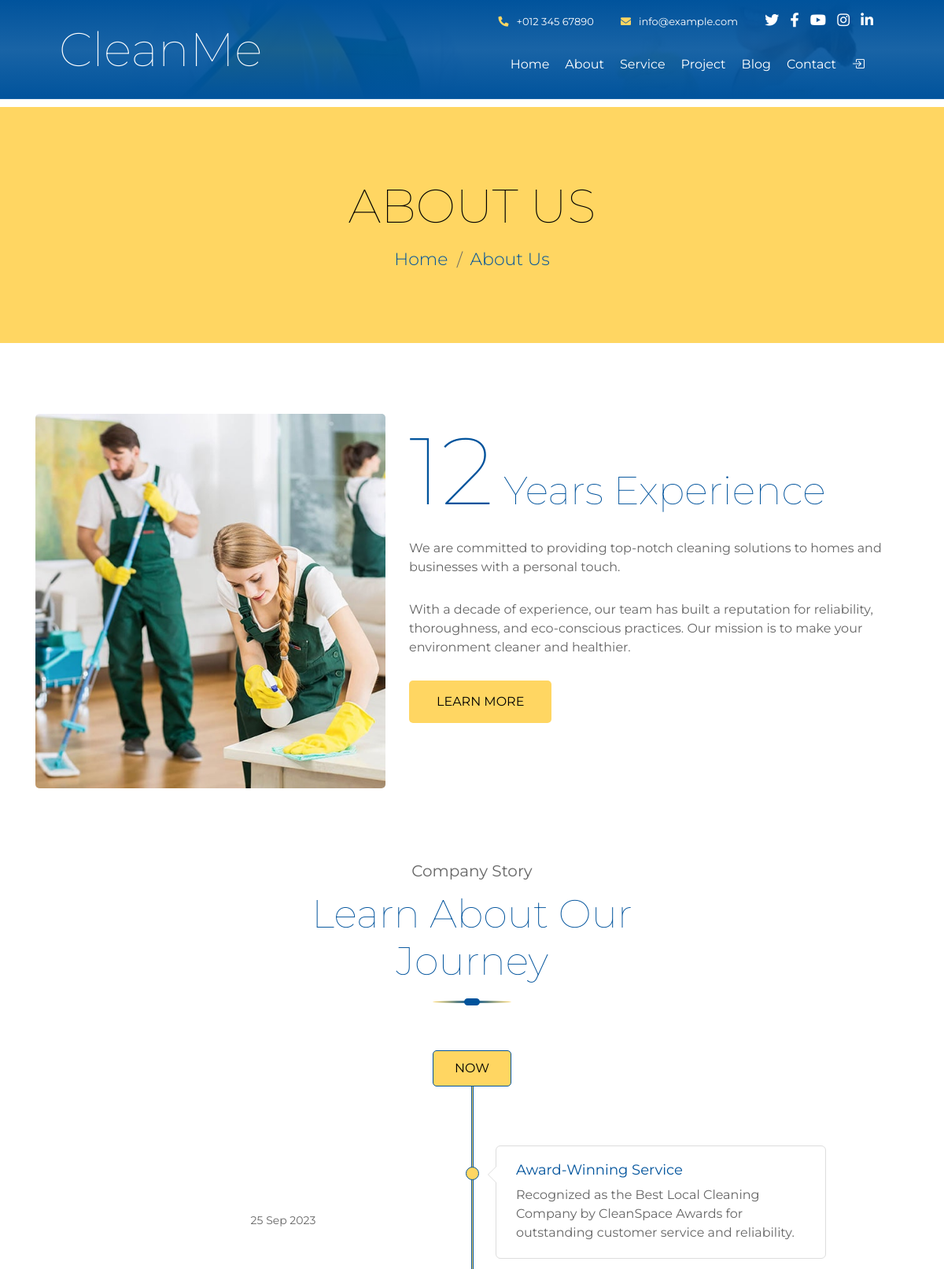
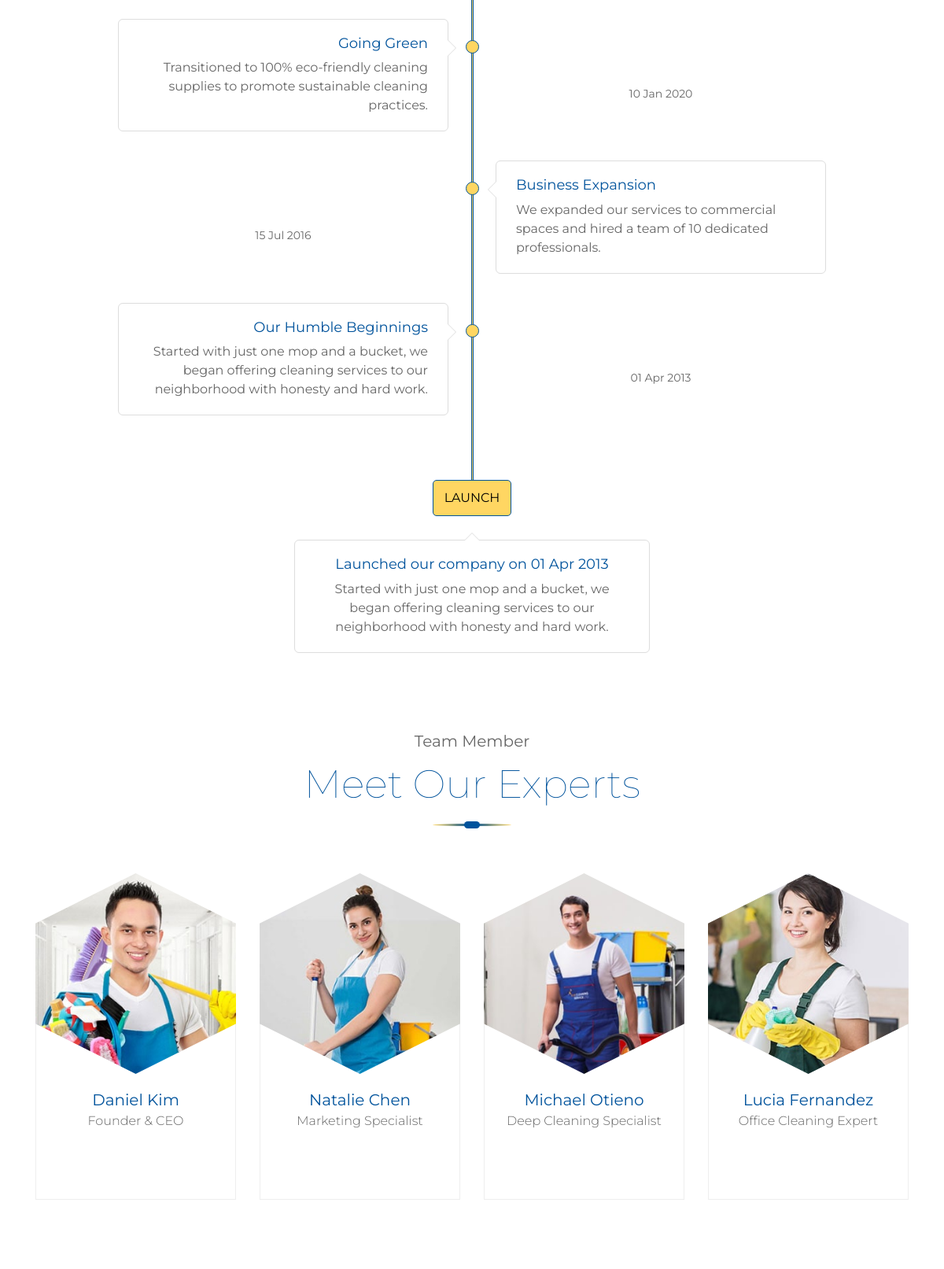
The page /about/ (upper part) on the database its author committed (2 pictures, top to bottom).
### core/models.py (models this page shows)
class About(models.Model):
    experience_years = models.PositiveIntegerField(default=0)
    title = models.CharField(max_length=255)
    description = models.TextField()
    more_info = models.TextField()
    image = models.ImageField(upload_to='about/')
    why_choose_us = models.TextField(blank=True, null=True)

class Story(models.Model):
    date = models.DateField()
    title = models.CharField(max_length=255)
    description = models.TextField()

class TeamMember(models.Model):
    name = models.CharField(max_length=100)
    role = models.CharField(max_length=100)
    image = models.ImageField(upload_to='team/')
    twitter = models.URLField(blank=True)
    facebook = models.URLField(blank=True)
    linkedin = models.URLField(blank=True)
    instagram = models.URLField(blank=True)

### core/views.py (the view)
# urls.py: path('about/', views.about, name='about'),
def about(request):
    about = About.objects.first()
    stories = list(Story.objects.all().order_by('-date'))
    team = TeamMember.objects.all()
    return render(request, 'core/about.html', {
        'about': about,
        'stories': stories,
        'team': team
    })

### core/templates/core/about.html (shortened to what this page needs)
{% extends "base.html" %}
{% load static %}
{% block content %}
<div class="page-header">
    <div class="container">
        <div class="col-12"><h2>About Us</h2></div>
        <div class="col-12"><a href="{% url 'home' %}">Home</a> <a href="">About Us</a></div>
    </div>
</div>
<div class="about">
    <div class="container">
        <div class="row">
            <div class="col-lg-5 col-md-6">
                <div class="about-img">
                    <img src="{{ about.image.url }}" alt="Image">
                </div>
            </div>
            <div class="col-lg-7 col-md-6">
                <div class="about-text">
                    <h2><span>{{ about.experience_years }}</span> Years Experience</h2>
                    <p>{{ about.description }}</p>
                    <p>{{ about.more_info }}</p>
                    <a class="btn" href="">Learn More</a>
                </div>
            </div>
        </div>
    </div>
</div>
<div class="story">
    <div class="container">
        <div class="section-header">
            <p>Company Story</p>
            <h2>Learn About Our Journey</h2>
        </div>
        <div class="row">
            <div class="col-lg-12">
                <div class="story-container">
                    <div class="story-end"><p>Now</p></div>
                    <div class="story-continue">
    {% for story in stories %}
        <div class="row {% if forloop.counter|divisibleby:"2" %}story-left{% else %}story-right{% endif %}">
            {% if forloop.counter|divisibleby:"2" %}
                <div class="col-md-6">
                    <div class="story-box">
                        <div class="story-text">
                            <h3>{{ story.title }}</h3>
                            <p>{{ story.description }}</p>
                        </div>
                    </div>
                </div>
                <div class="col-md-6 d-flex align-items-center justify-content-center">
                    <p class="story-date">{{ story.date|date:"d M Y" }}</p>
                </div>
            {% else %}
                <div class="col-md-6 d-flex align-items-center justify-content-center">
                    <p class="story-date">{{ story.date|date:"d M Y" }}</p>
                </div>
                <div class="col-md-6">
                    <div class="story-box">
                        <div class="story-text">
                            <h3>{{ story.title }}</h3>
                            <p>{{ story.description }}</p>
                        </div>
                    </div>
                </div>
            {% endif %}
        </div>
    {% endfor %}
</div>
                    <div class="story-start"><p>Launch</p></div>
                    {% with launch=stories|last %}
                    <div class="story-launch">
                        <div class="story-box">
                            <div class="story-text">
                                <h3>Launched our company on {{ launch.date|date:"d M Y" }}</h3>
                                <p>{{ launch.description }}</p>
                            </div>
                        </div>
                    </div>
                    {% endwith %}
                </div>
            </div>
        </div>
    </div>
</div>
<div class="team">
    <div class="container">
        <div class="section-header">
            <p>Team Member</p>
            <h2>Meet Our Experts</h2>
        </div>
        <div class="row">
            {% for member in team %}
            <div class="col-lg-3 col-md-6">
                <div class="team-item">
                    <div class="team-img">
                        <img src="{{ member.image.url }}" alt="Team Image">
                    </div>
                    <div class="team-text">
                        <h2>{{ member.name }}</h2>
                        <h3>{{ member.role }}</h3>
                        <div class="team-social">
                            {% if member.twitter %}<a href="{{ member.twitter }}"><i class="fab fa-twitter"></i></a>{% endif %}
                            {% if member.facebook %}<a href="{{ member.facebook }}"><i class="fab fa-facebook-f"></i></a>{% endif %}
                            {% if member.linkedin %}<a href="{{ member.linkedin }}"><i class="fab fa-linkedin-in"></i></a>{% endif %}
                            {% if member.instagram %}<a href="{{ member.instagram }}"><i class="fab fa-instagram"></i></a>{% endif %}
                        </div>
                    </div>
                </div>
            </div>
            {% endfor %}
        </div>
    </div>
</div>
{% endblock %}

### rows shown on the page
About: image (picture), experience_years "12", description "We are committed to providing top-notch cleaning solutions to homes and businesses with a personal touch.", more_info "With a decade of experience, our team has built a reputation for reliability, thoroughness, and eco-conscious practices. Our mission is to make your environment cleaner and healthier."
Story: date "25 Sep 2023", title "Award-Winning Service", description "Recognized as the Best Local Cleaning Company by CleanSpace Awards for outstanding customer service and reliability."
Story: title "Going Green", description "Transitioned to 100% eco-friendly cleaning supplies to promote sustainable cleaning practices.", date "10 Jan 2020"
Story: date "15 Jul 2016", title "Business Expansion", description "We expanded our services to commercial spaces and hired a team of 10 dedicated professionals."
Story: title "Our Humble Beginnings", description "Started with just one mop and a bucket, we began offering cleaning services to our neighborhood with honesty and hard work.", date "01 Apr 2013"
TeamMember: image (picture), name "Daniel Kim", role "Founder & CEO"
TeamMember: image (picture), name "Natalie Chen", role "Marketing Specialist"
TeamMember: image (picture), name "Michael Otieno", role "Deep Cleaning Specialist"
TeamMember: image (picture), name "Lucia Fernandez", role "Office Cleaning Expert"
